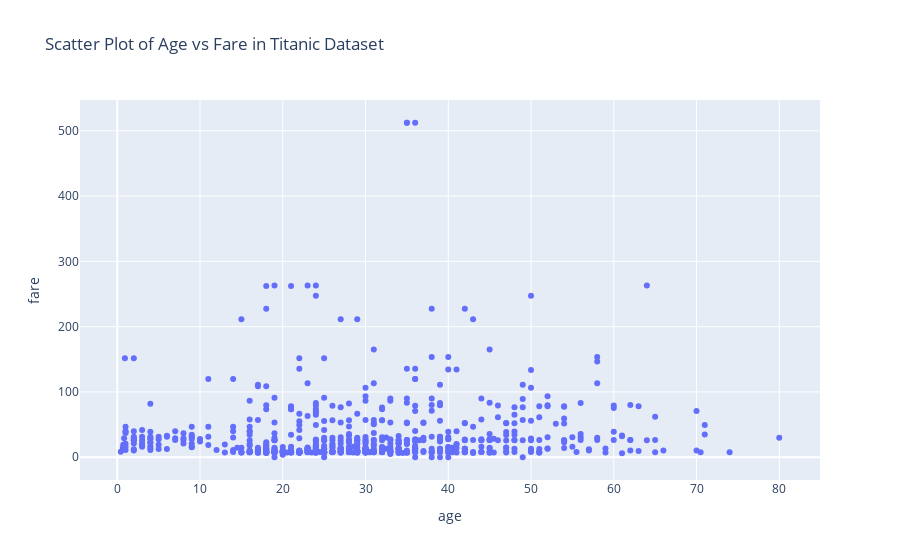

The code cell stored with this chart in its notebook:
### Markdown cell above
# Ans : 1

### Code cell
import seaborn as sns
import plotly.express as px

# Load the Titanic dataset
titanic = sns.load_dataset('titanic')

# Plot the scatter plot using Plotly express
fig = px.scatter(titanic, x='age', y='fare', title='Scatter Plot of Age vs Fare in Titanic Dataset')
fig.show()

### Figure 1 — Plotly figure (JSON) as saved in the notebook; plotly's stock layout.template omitted (floating-point values rounded to 4 significant figures; data arrays with more than 128 entries replaced by an {"elided": "..."} marker saying what was removed)
{"data": [{"hovertemplate": "age=%{x}<br>fare=%{y}<extra></extra>", "legendgroup": "", "marker": {"color": "#636efa", "symbol": "circle"}, "mode": "markers", "name": "", "orientation": "v", "showlegend": false, "type": "scatter", "x": {"elided": "891 float values"}, "xaxis": "x", "y": {"elided": "891 float values"}, "yaxis": "y"}], "layout": {"autosize": true, "legend": {"tracegroupgap": 0}, "title": {"text": "Scatter Plot of Age vs Fare in Titanic Dataset"}, "xaxis": {"anchor": "y", "autorange": true, "domain": [0, 1], "range": [-4.438, 84.86], "title": {"text": "age"}, "type": "linear"}, "yaxis": {"anchor": "x", "autorange": true, "domain": [0, 1], "range": [-42.28, 554.6], "title": {"text": "fare"}, "type": "linear"}}}
